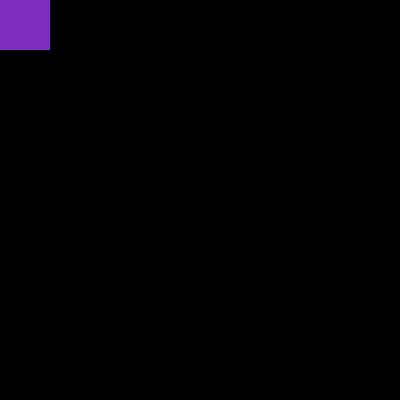
Frame 1 (no input)
Frame 60 (the mouse pressed at the canvas centre just before this capture): identical to frame 1, image omitted
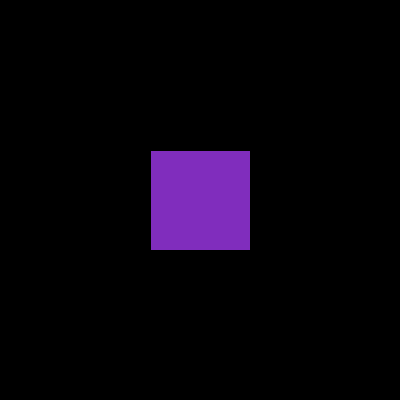
Frame 120 (the mouse held since frame 60 and released just before this capture)

The Processing sketch that drew these frames (run headless with seeded random() and noise(); from frame 60 on, the mouse is pressed at the canvas centre):

// Processing sketch: simple_2D
// ── simple_2D.pde

void setup() {
  size(400,400);
}

void draw(){
  background(0);
  fill(128,45,189);
  translate(mouseX,mouseY);
  rectMode(CENTER);
  rect(0,0,100,100);
  
}
  
